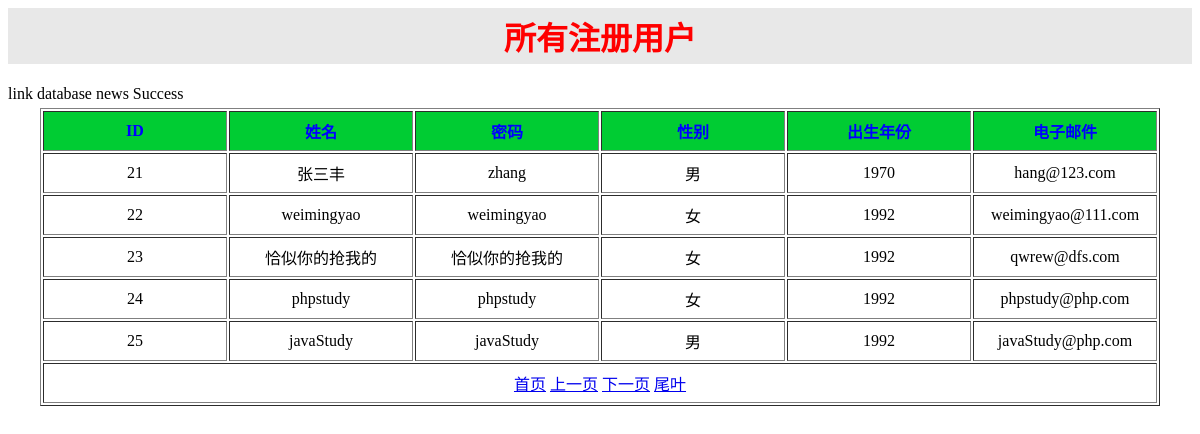
/admin/allUsers.php?page=5, run on the app's committed database.
### tables this page shows
CREATE TABLE `user` (
  `userid` int(6) NOT NULL AUTO_INCREMENT,
  `username` varchar(24) NOT NULL,
  `userpsd` varchar(20) NOT NULL,
  `usesex` enum('0','1') NOT NULL DEFAULT '0',
  `borndate` int(4) NOT NULL DEFAULT '1999',
  `email` varchar(20) NOT NULL DEFAULT 'xxxxxxx@gmail.com',
  PRIMARY KEY (`userid`)
);

### admin/allUsers.php (the view, shortened to what this page needs)
<h1>所有注册用户</h1>
<?php
$link = @mysql_connect('127.0.0.1','root','root');
if($link){
	echo "link database news Success";
}else{
	echo "link database news Fail";
	exit;
}
@$page = $_GET['page']?$_GET['page']:1;
$table_size = 5;
$offset = ($page-1)*$table_size;
$sql = "select * from user";
$res = mysql_query($sql) ;
$totleSize = mysql_num_rows($res);
$pageMax = ceil($totleSize / $table_size);
$sql = "select * from user  limit {$offset},{$table_size}";
$res = mysql_query($sql) ;
$rows = array();
while( $row = mysql_fetch_assoc($res) ){
	$rows[] = $row;
}
?>
<table border='1'>
	<thead>
		<tr>
			<th>ID</th>
			<th>姓名</th>
			<th>密码</th>
			<th>性别</th>
			<th>出生年份</th>
			<th>电子邮件</th>
		</tr>
	</thead>
	<?php foreach($rows as $value):?>
	<tbody>
		<tr>
			<td><?php echo ("{$value['userid']}");?></td>
			<td><?php echo ("{$value['username']}");?></td>
			<td><?php echo ("{$value['userpsd']}");?></td>
			<td><?php echo (( 0==$value['usesex'] )?'女':'男');?></td>
			<td><?php echo ("{$value['borndate']}");?></td>
			<td><?php echo ("{$value['email']}");?></td>
		</tr>
	</tbody>
	<?php endforeach;?>
	<tr style="text-align:center">
		<td colspan='6'>
			<a href="./allUsers.php?page=1">首页</a>
			<a href="./allUsers.php?page=<?php echo $page <= 1 ? $page : $page-1; ?>">上一页</a>
			<a href="./allUsers.php?page=<?php echo $page >= $pageMax ? $page : $page+1; ?>">下一页</a>
			<a href="./allUsers.php?page=<?php echo $pageMax; ?>">尾叶<a>
		</td>
	</tr>
</table>

### admin/allUsers.php (style rules this page uses)
h1 { text-align:center; color:red; padding:5px; background: #e8e8e8; }
table { margin:5px auto; }
th { width:180px; height:40px; background:#00cc33; color:#0000ff; border-collapse:collapse; }
td { width:180px; height:40px; text-align:center; }

### data on the page
user: userid "21", username "张三丰", userpsd "zhang", usesex "男", borndate "1970", email "hang@123.com"
user: userid "22", username "weimingyao", userpsd "weimingyao", usesex "女", borndate "1992", email "weimingyao@111.com"
user: userid "23", username "恰似你的抢我的", userpsd "恰似你的抢我的", usesex "女", borndate "1992", email "qwrew@dfs.com"
user: userid "24", username "phpstudy", userpsd "phpstudy", usesex "女", borndate "1992", email "phpstudy@php.com"
user: userid "25", username "javaStudy", userpsd "javaStudy", usesex "男", borndate "1992", email "javaStudy@php.com"
